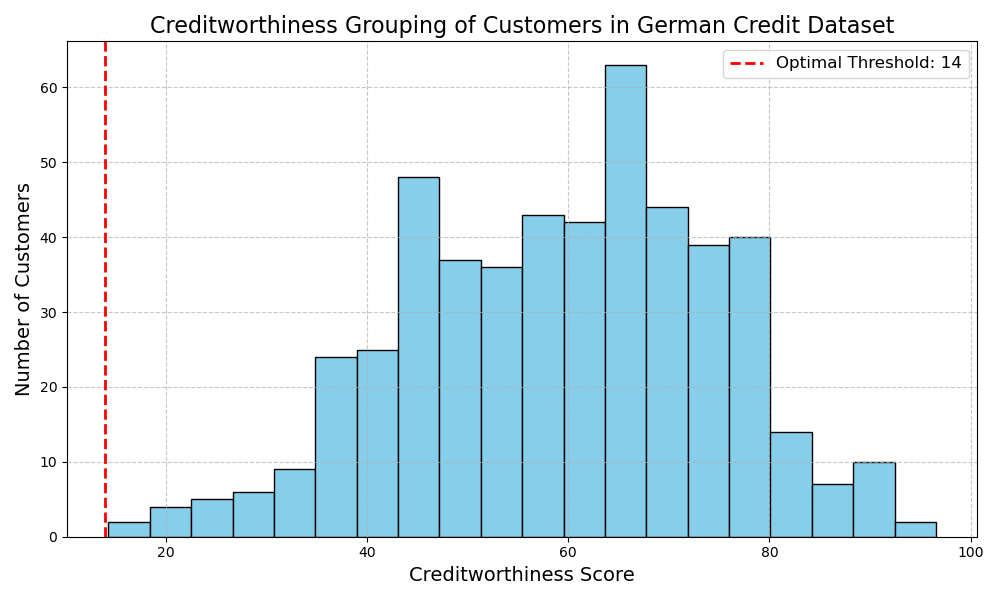

Write the Python code that produced this figure.
import pandas as pd
import numpy as np
import matplotlib.pyplot as plt
from sklearn.model_selection import train_test_split

# Define column names for the German Credit Dataset (20 features + class)
column_names = [
    'checking_account', 'duration', 'credit_history', 'purpose', 'credit_amount',
    'savings_account', 'employment', 'installment_rate', 'personal_status', 'other_debtors',
    'residence_since', 'property', 'age', 'other_plans', 'housing', 'existing_credits',
    'job', 'liable_persons', 'telephone', 'foreign_worker', 'class'
]

# Load the dataset
try:
    df = pd.read_csv('german.data', sep='\s+', header=None, names=column_names, engine='python')
except FileNotFoundError:
    print("Error: 'german.data' file not found. Please ensure the file is in the working directory.")
    exit(1)

# Convert 'age' and other numeric columns to numeric, filling missing values with median
df['age'] = pd.to_numeric(df['age'], errors='coerce').fillna(df['age'].median())
df['duration'] = pd.to_numeric(df['duration'], errors='coerce').fillna(df['duration'].median())
df['credit_amount'] = pd.to_numeric(df['credit_amount'], errors='coerce').fillna(df['credit_amount'].median())
df['installment_rate'] = pd.to_numeric(df['installment_rate'], errors='coerce').fillna(df['installment_rate'].median())

# Split into training and testing sets (50% each), use only training for Step 4
train_df, test_df = train_test_split(df, test_size=0.5, random_state=42)

# Define creditworthiness formula based on Step 3.2
def calculate_creditworthiness(row):
    # Map categorical variables to scores
    checking_account_score = {
        'A14': 1.0,  # No checking account
        'A13': 0.75,  # >= 200 DM
        'A12': 0.5,   # 0 <= x < 200 DM
        'A11': 0.0    # < 0 DM
    }.get(row['checking_account'], 0.0)
    
    credit_history_score = {
        'A34': 1.0,   # Critical
        'A32': 0.75,  # Existing paid
        'A33': 0.5,   # Past delays
        'A31': 0.25,  # All paid
        'A30': 0.0    # No credits
    }.get(row['credit_history'], 0.0)
    
    savings_account_score = {
        'A64': 1.0,   # >= 1000 DM
        'A63': 0.75,  # 500 <= x < 1000 DM
        'A62': 0.5,   # 100 <= x < 500 DM
        'A61': 0.25,  # < 100 DM
        'A65': 0.0    # None
    }.get(row['savings_account'], 0.0)
    
    # Normalize continuous variables
    max_duration = 72  # Max duration in dataset
    max_credit = 20000  # Approximate max credit amount
    duration_score = 1 - (row['duration'] / max_duration)
    credit_amount_score = 1 - (row['credit_amount'] / max_credit)
    installment_rate_score = 1 - (row['installment_rate'] / 4)
    
    # Combine scores with provided weights
    score = (
        0.25 * checking_account_score +
        0.30 * credit_history_score +
        0.20 * savings_account_score +
        0.10 * duration_score +
        0.10 * credit_amount_score +
        0.05 * installment_rate_score
    ) * 100
    return min(max(score, 0), 100)

# Calculate creditworthiness for the training set
train_df['creditworthiness'] = train_df.apply(calculate_creditworthiness, axis=1)

# Step 4.1: Plot histogram of creditworthiness scores
plt.figure(figsize=(10, 6))
plt.hist(train_df['creditworthiness'], bins=20, color='skyblue', edgecolor='black')
plt.title('Creditworthiness Grouping of Customers in German Credit Dataset', fontsize=16)
plt.xlabel('Creditworthiness Score', fontsize=14)
plt.ylabel('Number of Customers', fontsize=14)
plt.grid(True, linestyle='--', alpha=0.7)

# Step 4.2: Compute profit-maximizing threshold
def compute_profit(threshold, df):
    approved = df['creditworthiness'] >= threshold
    dataset_approved = df['class'] == 1
    profit = 0
    for a, d in zip(approved, dataset_approved):
        if d and a:
            profit += 10
        elif d and not a:
            profit -= 5
        elif not d and a:
            profit -= 3
    return profit

# Test thresholds and track profits
thresholds = np.arange(0, 101, 1)
profits = [compute_profit(t, train_df) for t in thresholds]
max_profit = max(profits)
optimal_threshold = thresholds[profits.index(max_profit)]

# Avoid low thresholds (per FAQ)
if optimal_threshold <= 10:
    print("Warning: Low threshold detected. Finding peak profit threshold.")
    for i in range(10, len(profits)):
        if i > 0 and profits[i] < profits[i-1]:  # Profit decreases
            optimal_threshold = thresholds[i-1]
            max_profit = profits[i-1]
            break

print(f"Optimal Threshold for Loan Approval: {optimal_threshold}")
print(f"Maximum Profit Achieved: {max_profit}")

# Step 4.3: Plot the threshold on the histogram
plt.axvline(optimal_threshold, color='red', linestyle='--', linewidth=2,
            label=f'Optimal Threshold: {optimal_threshold}')
plt.legend(fontsize=12)
plt.tight_layout()
plt.savefig('creditworthiness_histogram.png')
plt.show()

# Step 4.4: Compute favorable vs. unfavorable outcomes
train_df['group'] = train_df['age'].apply(lambda x: 'Younger (<40)' if x < 40 else 'Older (>=40)')
train_df['approved'] = train_df['creditworthiness'] >= optimal_threshold

outcome_table = pd.crosstab(train_df['group'], train_df['approved'],
                            rownames=['Age Group'], colnames=['Loan Outcome'])
outcome_table.columns = ['Unfavorable (Denied)', 'Favorable (Approved)']
outcome_table_reset = outcome_table.reset_index()

print("\nFavorable vs. Unfavorable Outcomes by Age Group in German Credit Data Training Set")
print(outcome_table)
outcome_table_reset.to_csv('favorable_unfavorable_outcomes.csv', index=False)
print("\nTable saved to 'favorable_unfavorable_outcomes.csv'.")

plt.close()
